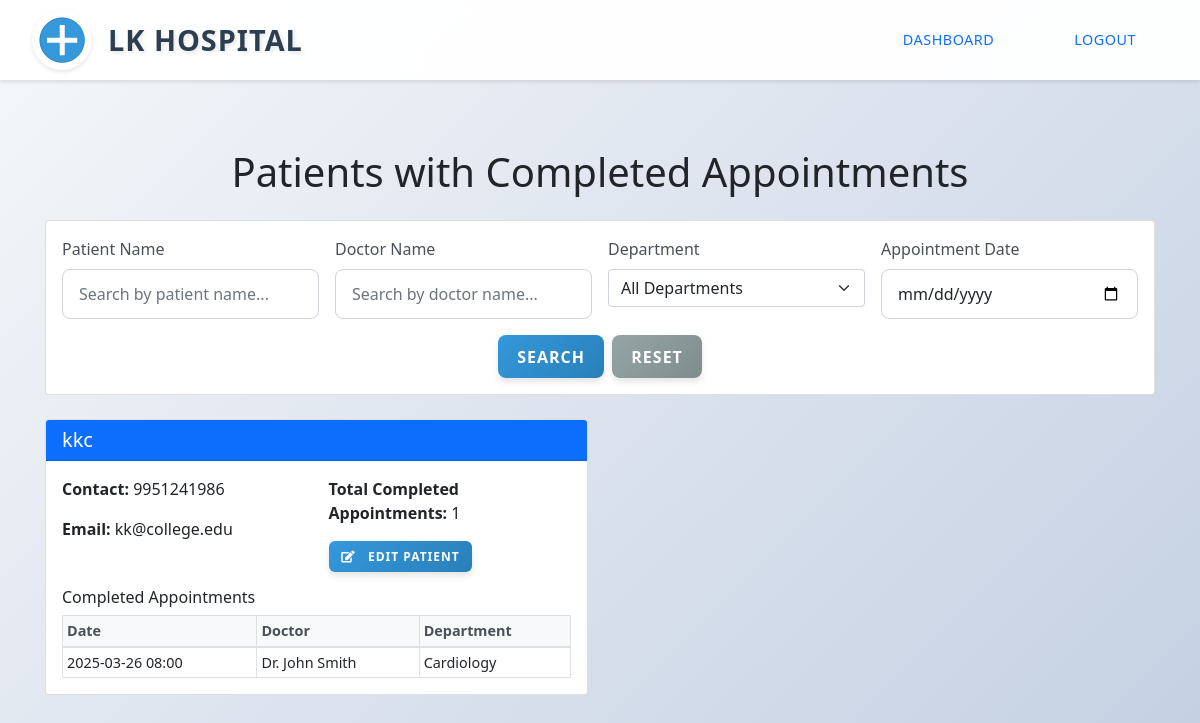
The page /admin/view_all_patients (signed in) on the database its author committed.
### app.py (models this page shows, shortened)
class Patient(UserMixin, db.Model):
    id = db.Column(db.Integer, primary_key=True)
    username = db.Column(db.String(80), unique=True, nullable=False)
    email = db.Column(db.String(120), unique=True, nullable=False)
    password_hash = db.Column(db.String(128))
    phone_number = db.Column(db.String(20))
    is_admin = db.Column(db.Boolean, default=False)
    appointments = db.relationship('Appointment', backref='patient', lazy=True)
    admissions = db.relationship('AdmittedPatient', backref='patient', lazy=True)

class Appointment(db.Model):
    id = db.Column(db.Integer, primary_key=True)
    patient_id = db.Column(db.Integer, db.ForeignKey('patient.id'), nullable=False)
    doctor_id = db.Column(db.Integer, db.ForeignKey('doctor.id'), nullable=False)
    date_specific_slot_id = db.Column(db.Integer, db.ForeignKey('date_specific_slot.id'), nullable=False)
    date = db.Column(db.Date, nullable=False)
    time = db.Column(db.String(5), nullable=False)
    status = db.Column(db.String(20), default='pending')
    registered_by_admin = db.Column(db.Boolean, default=False)
    patient_name = db.Column(db.String(100))
    patient_email = db.Column(db.String(120))
    patient_age = db.Column(db.Integer)
    patient_gender = db.Column(db.String(10))
    department = db.Column(db.String(100))

class Doctor(db.Model):
    id = db.Column(db.Integer, primary_key=True)
    name = db.Column(db.String(100), nullable=False)
    specialization = db.Column(db.String(100), nullable=False)
    qualifications = db.Column(db.String(200), nullable=False)
    years_of_experience = db.Column(db.Integer, nullable=False)
    appointments = db.relationship('Appointment', backref='doctor', lazy=True)
    date_slots = db.relationship('DateSpecificSlot', backref='doctor', lazy=True)
    admitted_patients = db.relationship('AdmittedPatient', backref='doctor', lazy=True)

### app.py (the view, shortened to what this page needs)
@app.route('/admin/view_all_patients')
@login_required
def view_all_patients():
    if not current_user.is_admin:
        flash('Access denied. Admin privileges required.', 'danger')
        return redirect(url_for('dashboard'))
    patient_name = request.args.get('patient_name', '')
    doctor_name = request.args.get('doctor_name', '')
    department = request.args.get('department', '')
    date_str = request.args.get('date', '')
    completed_appointments_query = Appointment.query.filter_by(status='completed')
    if doctor_name:
        completed_appointments_query = completed_appointments_query.filter(
            Appointment.doctor.has(Doctor.name.ilike(f'%{doctor_name}%'))
        )
    if date_str:
        try:
            filter_date = datetime.strptime(date_str, '%Y-%m-%d').date()
            completed_appointments_query = completed_appointments_query.filter(Appointment.date == filter_date)
        except ValueError:
            flash('Invalid date format', 'warning')
    completed_appointments = completed_appointments_query.all()
    patients_with_history = {}
    for appointment in completed_appointments:
        patient_id = appointment.patient_id
        if patient_id not in patients_with_history:
            patient = Patient.query.get(patient_id)
            if patient:
                patient.completed_appointments = []
                patient.display_name = appointment.patient_name or patient.username
                if appointment.patient_email:
                    patient.email = appointment.patient_email
                patients_with_history[patient_id] = patient
        if patient_id in patients_with_history:
            patients_with_history[patient_id].completed_appointments.append(appointment)
    patients_list = list(patients_with_history.values())
    all_specializations = [doc.specialization for doc in Doctor.query.with_entities(Doctor.specialization).distinct()]
    return render_template('view_all_patients.html',
                          patients=patients_list,
                          specializations=all_specializations)

### app.py (called while the page is built)
@login_manager.user_loader
def load_user(user_id):
    return Patient.query.get(int(user_id))

### templates/view_all_patients.html (shortened to what this page needs)
{% extends "base.html" %}
{% block content %}
<header class="header">
    <div class="hospital-logo">
        <img src="{{ url_for('static', filename='images/hospital-logo.png') }}" alt="LK Hospital Logo">
        <span class="hospital-name">LK Hospital</span>
    </div>
    <div class="nav-buttons">
        <a href="{{ url_for('admin_dashboard') }}" class="nav-button">Dashboard</a>
        <a href="{{ url_for('logout') }}" class="nav-button">Logout</a>
    </div>
</header>
<main class="container mt-5">
    <div class="patients-page">
        <h1 class="text-center mb-4">Patients with Completed Appointments</h1>
        <div class="card mb-4">
            <div class="card-body">
                <form method="GET" action="{{ url_for('view_all_patients') }}" class="row g-3">
                    <div class="col-md-3">
                        <label for="patient_search" class="form-label">Patient Name</label>
                        <input type="text" class="form-control" id="patient_search" name="patient_name" value="{{ request.args.get('patient_name', '') }}" placeholder="Search by patient name...">
                    </div>
                    <div class="col-md-3">
                        <label for="doctor_search" class="form-label">Doctor Name</label>
                        <input type="text" class="form-control" id="doctor_search" name="doctor_name" value="{{ request.args.get('doctor_name', '') }}" placeholder="Search by doctor name...">
                    </div>
                    <div class="col-md-3">
                        <label for="department_search" class="form-label">Department</label>
                        <select class="form-select" id="department_search" name="department">
                            <option value="">All Departments</option>
                        </select>
                    </div>
                    <div class="col-md-3">
                        <label for="date_search" class="form-label">Appointment Date</label>
                        <input type="date" class="form-control" id="date_search" name="date" value="{{ request.args.get('date', '') }}">
                    </div>
                    <div class="col-md-12 d-flex justify-content-center mt-3">
                        <button type="submit" class="btn btn-primary me-2">Search</button>
                        <a href="{{ url_for('view_all_patients') }}" class="btn btn-secondary">Reset</a>
                    </div>
                </form>
            </div>
        </div>
        <div class="row">
            {% if patients %}
                {% for patient in patients %}
                <div class="col-lg-6 mb-4">
                    <div class="card">
                        <div class="card-header bg-primary text-white">
                            <h5 class="mb-0">
                                {% if patient.display_name %}
                                    {{ patient.display_name }}
                                {% else %}
                                    {{ patient.username }}
                                {% endif %}
                            </h5>
                        </div>
                        <div class="card-body">
                            <div class="row">
                                <div class="col-md-6">
                                    <p><strong>Contact:</strong> {{ patient.phone_number }}</p>
                                    <p><strong>Email:</strong> {% if patient.email and patient.email != 'None' and not patient.email.endswith('@placeholder.com') %}{{ patient.email }}{% endif %}</p>
                                </div>
                                <div class="col-md-6">
                                    <p><strong>Total Completed Appointments:</strong> {{ patient.completed_appointments|length }}</p>
                                    <a href="{{ url_for('edit_patient', patient_id=patient.id) }}" class="btn btn-sm btn-primary">
                                        <i class="fas fa-edit"></i> Edit Patient
                                    </a>
                                </div>
                            </div>
                            <div class="mt-3">
                                <h6>Completed Appointments</h6>
                                <div class="table-responsive">
                                    <table class="table table-sm table-bordered">
                                        <thead class="table-light">
                                            <tr>
                                                <th>Date</th>
                                                <th>Doctor</th>
                                                <th>Department</th>
                                            </tr>
                                        </thead>
                                        <tbody>
                                            {% for appointment in patient.completed_appointments %}
                                            <tr>
                                                <td>{{ appointment.date.strftime('%Y-%m-%d') }} {{ appointment.time }}</td>
                                                <td>{{ appointment.doctor.name }}</td>
                                                <td>
                                                    {% if appointment.department %}
                                                        {{ appointment.department }}
                                                    {% else %}
                                                        {{ appointment.doctor.specialization }}
                                                    {% endif %}
                                                </td>
                                            </tr>
                                            {% endfor %}
                                        </tbody>
                                    </table>
                                </div>
                            </div>
                        </div>
                    </div>
                </div>
                {% endfor %}
            {% else %}
                <div class="col-12">
                    <div class="alert alert-info">
                        No patients found with completed appointments{% if request.args.get('patient_name') or request.args.get('doctor_name') or request.args.get('department') %} matching your search criteria{% endif %}.
                    </div>
                </div>
            {% endif %}
        </div>
    </div>
</main>
{% endblock %}

### static/css/custom.css (style rules this page uses)
html, body { margin: 0; padding: 0; min-height: 100vh; background: linear-gradient(135deg, #f5f7fa 0%, #c3cfe2 100%); font-family: 'Segoe UI', Tahoma, Geneva, Verdana, sans-serif; }
body { display: flex; flex-direction: column; }
.header { display: flex; justify-content: space-between; align-items: center; padding: 1rem 2rem; background-color: rgba(255, 255, 255, 0.95); box-shadow: 0 2px 4px rgba(0,0,0,0.1); position: fixed; top: 0; left: 0; right: 0; z-index: 1000; backdrop-filter: blur(10px); height: 80px; }
.hospital-logo { display: flex; align-items: center; gap: 1rem; }
.hospital-logo img { width: 60px; height: 60px; object-fit: contain; border-radius: 50%; box-shadow: 0 2px 4px rgba(0,0,0,0.1); transition: transform 0.3s ease; background-color: #ffffff; padding: 5px; }
.hospital-name { font-size: 1.8rem; font-weight: bold; color: #2c3e50; text-transform: uppercase; letter-spacing: 1px; text-shadow: 2px 2px 4px rgba(0,0,0,0.1); }
.nav-buttons { display: flex; gap: 1rem; }
.nav-button { padding: 0.7rem 2rem; border-radius: 25px; text-decoration: none; font-weight: 500; transition: all 0.3s ease; text-transform: uppercase; letter-spacing: 0.5px; font-size: 0.9rem; position: relative; overflow: hidden; }
.nav-button::before { content: ''; position: absolute; top: 0; left: -100%; width: 100%; height: 100%; background: linear-gradient(90deg, transparent, rgba(255,255,255,0.2), transparent); transition: 0.5s; }
.form-control { border-radius: 10px; border: 2px solid #e9ecef; padding: 1rem 0.75rem; transition: all 0.3s ease; }
.btn-primary { background-color: #3498db; border: none; border-radius: 10px; font-weight: 600; text-transform: uppercase; letter-spacing: 1px; transition: all 0.3s ease; }
main { flex: 1; padding-top: 100px; padding-bottom: 2rem; width: 100%; max-width: 1200px; margin: 0 auto; }
.container { width: 100%; padding-right: 15px; padding-left: 15px; margin-right: auto; margin-left: auto; }
@media (min-width: 576px) { .container { max-width: 540px; } }
@media (min-width: 768px) { .container { max-width: 720px; } }
@media (min-width: 992px) { .container { max-width: 960px; } }
@media (min-width: 1200px) { .container { max-width: 1140px; } }
.table { margin-bottom: 0; }
.table th { background: #f8f9fa; border-bottom: 2px solid #dee2e6; color: #495057; font-weight: 600; }
.table td { vertical-align: middle; }
.btn-sm { padding: 0.25rem 0.5rem; font-size: 0.875rem; }
.form-label { color: #495057; font-weight: 500; margin-bottom: 0.5rem; }
.form-control { border: 1px solid #ced4da; border-radius: 8px; padding: 0.75rem 1rem; transition: border-color 0.15s ease-in-out, box-shadow 0.15s ease-in-out; }
.btn-primary { background: linear-gradient(135deg, #4a90e2, #357abd); border: none; padding: 0.75rem 1.5rem; font-weight: 500; transition: transform 0.2s ease; }

### static/css/button-styles.css (style rules this page uses)
.btn-primary { background: linear-gradient(135deg, #3498db, #2980b9); border: none; border-radius: 8px; font-weight: 600; color: white; padding: 0.6rem 1.2rem; transition: all 0.3s ease; text-transform: uppercase; letter-spacing: 1px; box-shadow: 0 4px 6px rgba(0, 0, 0, 0.1); }
.btn-secondary { background: linear-gradient(135deg, #95a5a6, #7f8c8d); border: none; border-radius: 8px; font-weight: 600; color: white; padding: 0.6rem 1.2rem; transition: all 0.3s ease; text-transform: uppercase; letter-spacing: 1px; box-shadow: 0 4px 6px rgba(0, 0, 0, 0.1); }
.btn-sm { padding: 0.4rem 0.8rem; font-size: 0.75rem; border-radius: 6px; }
.btn i { margin-right: 0.5rem; }

### templates/view_all_patients.html (style rules this page uses)
.patients-page .card-header { font-weight: 500; }
.patients-page table { font-size: 0.9rem; }

### rows shown on the page
Patient: display_name "kkc", phone_number "9951241986", email "kk@college.edu", completed_appointments|length "1"
Appointment: date "2025-03-26", time "08:00", doctor.name "Dr. John Smith", department "Cardiology"
